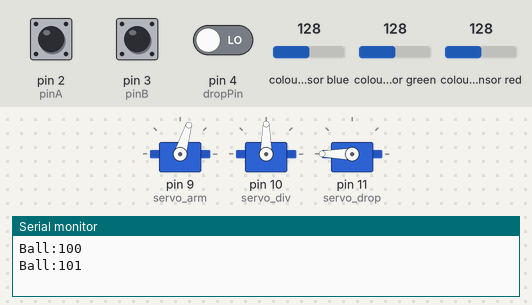
This sketch was run on a simulated Arduino Uno, built with avr-gcc and run on an emulated ATmega328P. Parts: 3 × servo, the last lines printed to the serial monitor. Inputs (shaded band) come from the test bench; at power-on: pin 4 (dropPin) LOW, pin 2 (pinA) HIGH, pin 3 (pinB) HIGH, colour sensor blue 128, colour sensor green 128, colour sensor red 128.

Above: at 1.2 s.
1.3 s: pin 4 (dropPin) driven HIGH
At 2.57 s:
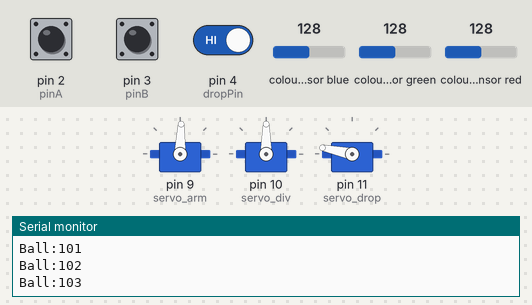
At 3.9 s:
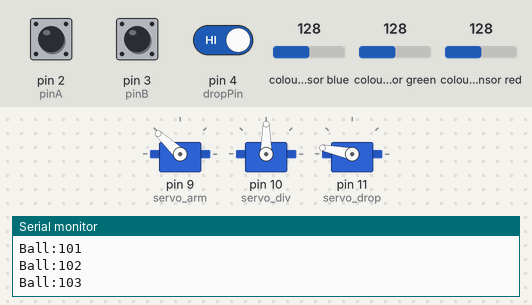
4.8 s: pin 4 (dropPin) driven LOW
At 15.7 s:
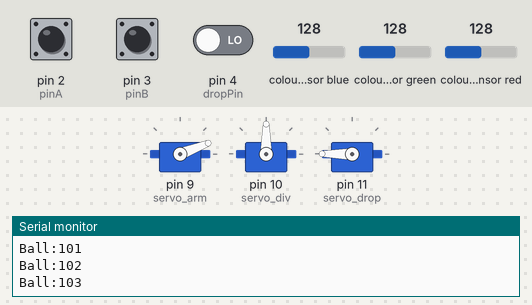
Timing chart, 0 to 19.0 s (numbered marks = the images above; inputs shaded):
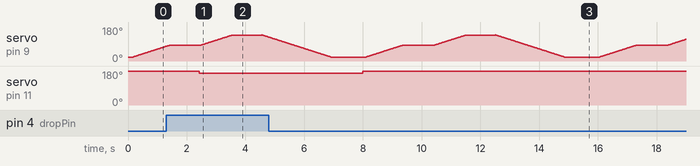

The sketch:

uno2.ino
```cpp
#include <Wire.h>
#include <Servo.h>
#include <SoftwareSerial.h>
#include <Adafruit_TCS34725.h>

// define pin for ble module
SoftwareSerial BTSerial(6, 7);

// define color sensor
Adafruit_TCS34725 tcs = Adafruit_TCS34725(TCS34725_INTEGRATIONTIME_700MS, TCS34725_GAIN_1X);

// define state for pickup and sorting ball
const int S0 = 100;
const int S1 = 101;
const int S2 = 102;
const int S3 = 103;
int state = S0;

// define neccessary variable
boolean Ball = false;
boolean know_ball = false;
int ball_type = 0; // lacrose = 1, pool = 2, tennis = 3
boolean drop_ball = false;
int pos;
int average_coeff = 6;
int counter;

// pin for recieve command from rpi
int pinA = 2;
int pinB = 3;
int dropPin = 4;

//define angle for servos
const int arm_low = 20; //arm start position
const int arm_mid = 85;  //classification position
const int arm_high = 138;  //drop ball positon
const int div_lac = 145; // tested at 145 degrees
const int div_pool = 25; // tested at 30 degrees
const int div_tennis = 90; // tested at 90 degrees
const int drop_start = 180; //tested to stop balls from rolling out
const int drop_tennis = 168; //tested drop at 168 degrees
const int drop_pool = 154; //tested drop at 154 degrees
const int drop_lac = 130; //tested at 130 degrees

// define servos
Servo servo_arm;
Servo servo_div;
Servo servo_drop;

void setup() {

  pinMode(pinA, INPUT);
  pinMode(pinB, INPUT);
  pinMode(dropPin, INPUT);

  servo_arm.attach(9);
  servo_div.attach(10);
  servo_drop.attach(11);

  servo_arm.write(arm_low);
  servo_drop.write(drop_start);

  if (tcs.begin()) {
    Serial.println("Found sensor");
  } else {
    Serial.println("No TCS34725 found ... check your connections");
    while (1);
  }

  Serial.begin(9600);
  Wire.begin();
  BTSerial.begin(9600);
}

void loop() {
//  variable for color sensor
  uint16_t r, g, b, c, colorTemp, lux, ball_color, red, green;

// get data from color sensor
  tcs.getRawData(&r, &g, &b, &c);

// receive command from rpi
  if(digitalRead(pinA) == LOW && digitalRead(pinB) == LOW){
  }
  else if(digitalRead(pinA) == HIGH && digitalRead(pinB) == LOW){
    ball_type = 1;
  }
  else if(digitalRead(pinA) == LOW && digitalRead(pinB) == HIGH){
    ball_type = 2;
  }
  else if(digitalRead(pinA) == HIGH && digitalRead(pinB) == HIGH){
    ball_type = 3;
  }

  if (digitalRead(dropPin)== HIGH){
    drop_ball = true;
    if(ball_type == 1) {
      servo_drop.write(drop_lac);
    }
    else if(ball_type == 2) {
      servo_drop.write(drop_pool);
    }
    else if(ball_type == 3) {
      servo_drop.write(drop_tennis);
    }
  }
  else{
    drop_ball = false;
    servo_drop.write(drop_start);
    if(ball_type == 1) {
      BTSerial.write("ZB+POSL");
    }
    else if(ball_type == 2) {
      BTSerial.write("ZB+POSC");
    }
    else if(ball_type == 3) {
      BTSerial.write("ZB+POST");
    }
  }

//  use c paremeter from color sensor to identify ball detection
  if (c > 680){
    Serial.print("Ball:");
    Serial.println(state);
    Ball = true;
  }

  switch(state){
//  base state
    case S0:
      if (Ball){
        state = S1;
      }
      else{
        state = S0;
      }
      break;
    case S1:
//    find the ball and lefting the ball
      if(pos!=arm_mid)
      {
        for (pos = arm_low; pos < arm_mid; pos += 1) {
          servo_arm.write(pos);
          delay(20);
        }
      }
      delay(500);
      ball_color=0;
      lux = 0;
      red = 0;
      green = 0;
//    avarage value from color sensor
      for (counter=0; counter < average_coeff; counter++)
      {
        tcs.getRawData(&r, &g, &b, &c);
        ball_color=ball_color+c;
        lux += tcs.calculateLux(r, g, b);
        red += r;
        green +=g;
        delay(20);
      }

      ball_color=ball_color/average_coeff;
      lux /= average_coeff;
      red /= average_coeff;
      green /= average_coeff;

//    classify ball type
      if(ball_color<2000)
      {ball_type=2;}
      else{
        if(float (red)/green < 1.07)
        {ball_type=3;}
        else
        {ball_type=1;}
      }
      state=S2;
      break;
    case S2:
//    adjust position of ball sorting servo
      if(ball_type == 1){
        servo_div.write(div_lac);
        state = S3;
      }
      else if(ball_type == 2){
        servo_div.write(div_pool);
        state = S3;
      }
      else if(ball_type == 3){
        servo_div.write(div_tennis);
        state = S3;
      }
      else{
        state = S2;
      }
      break;
    case S3:
//    lift ball to top of robot
      if(pos!=arm_high)
      {
        for (pos = arm_mid; pos < arm_high; pos += 1) {
          servo_arm.write(pos);
          delay(20);
        }
      }
      delay(1000);
      for (; pos > arm_low; pos -= 1) {
          servo_arm.write(pos);
          delay(20);
        }
        delay(1000);
        state = S0;
        Ball = false;
      break;
  }
  delay(15);
}
```

Measured:
- after the input at 1.3 s, servo on pin 11 (servo_drop): 180° → 168° after 1.1 s
- after the input at 4.8 s, servo on pin 11 (servo_drop): 168° → 180° after 3.2 s
